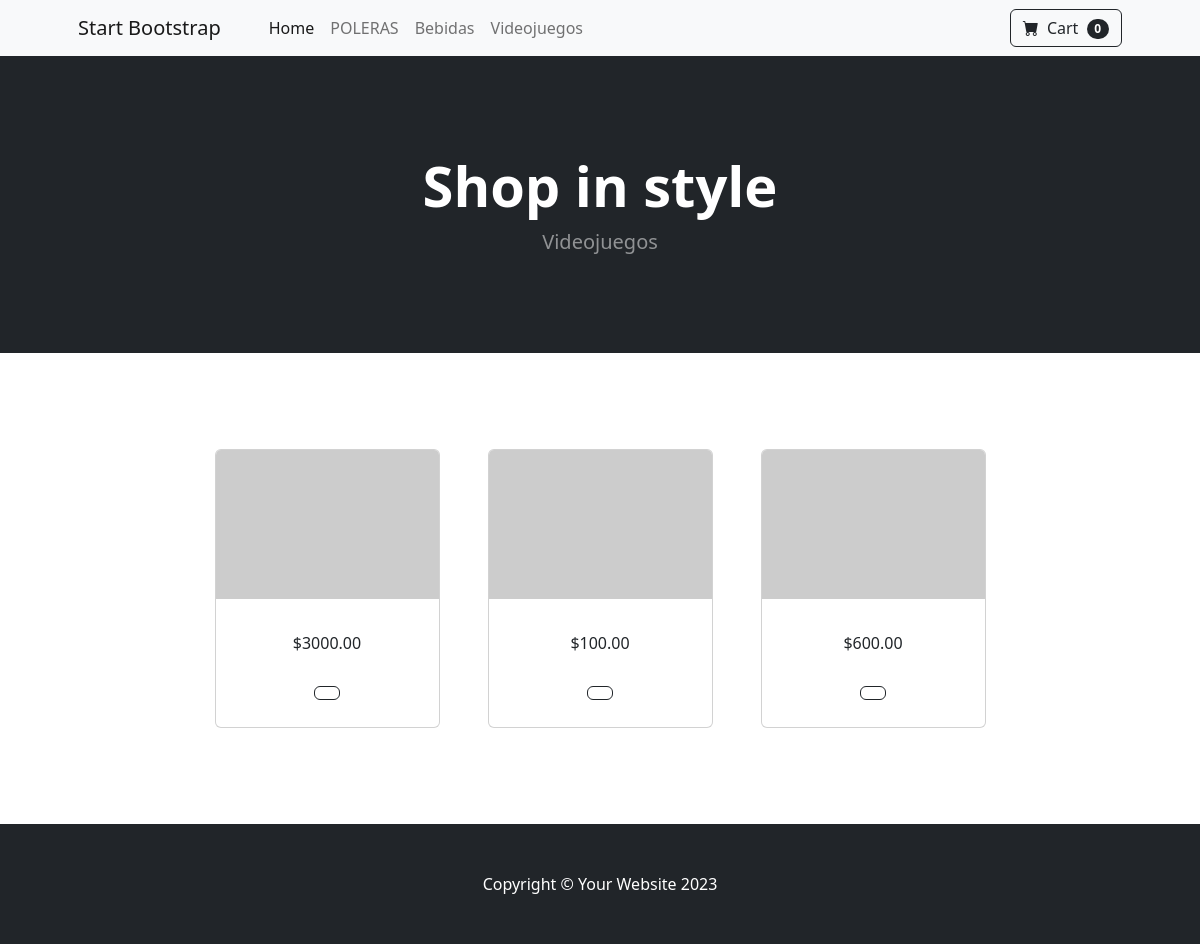
The page /categoria/12 on the database its author committed.
### tienda/models.py (models this page shows, shortened)
class Categoria(models.Model):
    nombre = models.CharField(max_length=200)
    pub_date = models.DateTimeField(auto_now=True)

class Producto(models.Model):
    codigo = models.AutoField(primary_key=True)
    descripcion = models.TextField()
    precio = models.DecimalField(max_digits=6,decimal_places=2)
    categoriaid = models.ForeignKey(Categoria, on_delete=models.CASCADE)

### tienda/views.py (the view)
# urls.py: path('categoria/<int:categoria_id>',views.categoria,name='categoria')
def categoria(request,categoria_id):
    categoria = Categoria.objects.get(pk=categoria_id)
    lista_productos = categoria.producto_set.all()
    lista_categorias = Categoria.objects.all()
    context = {
        'productos':lista_productos,
        'categorias':lista_categorias,
        'categoria':categoria
    }
    return render(request,'index.html',context)

### tienda/templates/index.html (shortened to what this page needs)
{% extends 'layout.html' %}
{% block content %}
<div class="container px-4 px-lg-5 mt-5">
    <div class="row gx-4 gx-lg-5 row-cols-2 row-cols-md-3 row-cols-xl-4 justify-content-center">
        {% for prod in productos %}
        <div class="col mb-5">
            <div class="card h-100">
                <img class="card-img-top" src="https://dummyimage.com/450x300/dee2e6/6c757d.jpg" alt="..." />
                <div class="card-body p-4">
                    <div class="text-center">
                        ${{prod.precio}}
                    </div>
                </div>
                <div class="card-footer p-4 pt-0 border-top-0 bg-transparent">
                    <div class="text-center"><a class="btn btn-outline-dark mt-auto" href="#">{{prod.categoria.nombre}}</a></div>
                </div>
            </div>
        </div>
        {% endfor %}
    </div>
</div>
{% endblock %}

### tienda/templates/layout.html (shortened to what this page needs)
{% load static %}
<!DOCTYPE html>
<html lang="en">
    <head>
        <link href="https://cdn.jsdelivr.net/npm/bootstrap-icons@1.5.0/font/bootstrap-icons.css" rel="stylesheet" />
        <link href="{% static 'css/styles.css' %}" rel="stylesheet" />
    </head>
    <body>
        <nav class="navbar navbar-expand-lg navbar-light bg-light">
            <div class="container px-4 px-lg-5">
                <a class="navbar-brand" href="#!">Start Bootstrap</a>
                <div class="collapse navbar-collapse" id="navbarSupportedContent">
                    <ul class="navbar-nav me-auto mb-2 mb-lg-0 ms-lg-4">
                        <li class="nav-item"><a class="nav-link active" aria-current="page" href="#!">Home</a></li>
                        {% for cat in categorias %}
                        <li class="nav-item"><a class="nav-link" href="{% url 'tienda:categoria' cat.id %}">{{cat.nombre}}</a></li>
                        {% endfor %}
                    </ul>
                    <form class="d-flex">
                        <button class="btn btn-outline-dark" type="submit">
                            <i class="bi-cart-fill me-1"></i>
                            Cart
                            <span class="badge bg-dark text-white ms-1 rounded-pill">0</span>
                        </button>
                    </form>
                </div>
            </div>
        </nav>
        <header class="bg-dark py-5">
            <div class="container px-4 px-lg-5 my-5">
                <div class="text-center text-white">
                    <h1 class="display-4 fw-bolder">Shop in style</h1>
                    <p class="lead fw-normal text-white-50 mb-0">{{categoria.nombre}}</p>
                </div>
            </div>
        </header>
        <section class="py-5">
            {% block content %}{% endblock %}
        </section>
        <footer class="py-5 bg-dark">
            <div class="container"><p class="m-0 text-center text-white">Copyright &copy; Your Website 2023</p></div>
        </footer>
    </body>
</html>

### rows shown on the page
Categoria: nombre "POLERAS"
Categoria: nombre "Bebidas"
Categoria: nombre "Videojuegos"
Producto: precio "3000.00"
Producto: precio "100.00"
Producto: precio "600.00"
